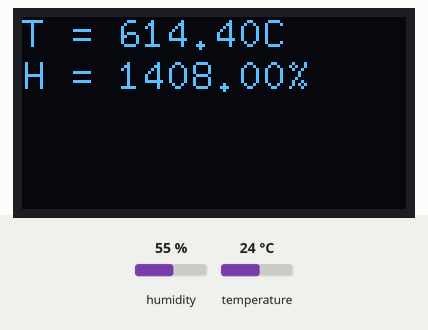
A sketch run on a simulated Arduino Uno, built with avr-gcc and run on an emulated ATmega328P. Parts: 128×64 one-colour display. Wiring (inferred from the names in the program): DHT11 sensor: data pin 2. The test bench sets the inputs (shaded band); at power-on: humidity 55 %, temperature 24 °C. What the sketch prints to the serial monitor is not drawn.

Above: at 4.7 s.
4.8 s: humidity set to 22 %
At 8.1 s:
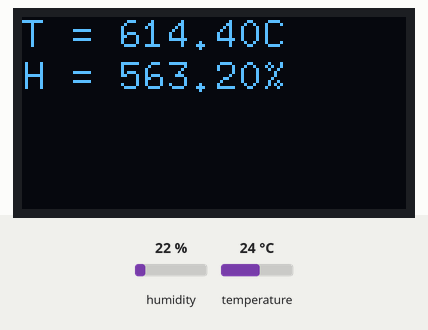
8.5 s: temperature set to 12 °C
At 9.7 s:
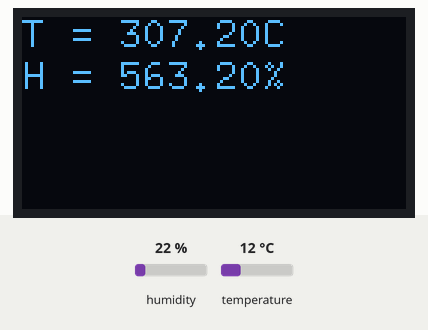
12.2 s: humidity set to 40 %
At 15.3 s:
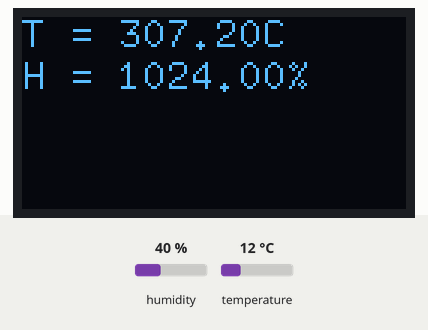
16.2 s: temperature set to 19 °C
At 17.8 s:
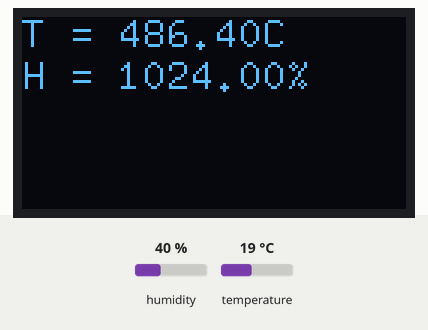
Timing chart, 0 to 19.3 s (numbered marks = the images above; inputs shaded):
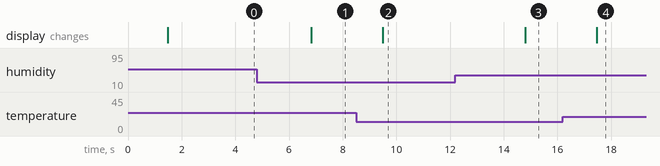

Measured:
- after the input at 4.8 s, the display: changes after 2.0 s (image 1)
- after the input at 8.5 s, the display: changes after 0.98 s (image 2)
- after the input at 12.2 s, the display: changes after 2.6 s (image 3)
- after the input at 16.2 s, the display: changes after 1.3 s (image 4)

The sketch:

DHT22.ino
```cpp
/*
 * DHT22 -> LCD1602
 * using afafriut lib
 */

#include <LiquidCrystal.h>
#include "U8glib.h"
#include "DHT.h"

#define DHTPIN 2
#define DHTTYPE DHT22   // DHT 22  (AM2302)

DHT dht(DHTPIN, DHTTYPE);
LiquidCrystal lcd(8, 7, 6, 5, 4, 3);
U8GLIB_SH1106_128X64 u8g(10, 9, 12, 11, 13);

String dispbuf;

void setup() {
  Serial.begin(38400);
  dht.begin();
  // set up the LCD's number of columns and rows:
  //lcd.begin(16, 2);
  u8g.setFont(u8g_font_8x13);
  u8g.setFontPosTop();
}

void loop() {
  // Wait a few seconds between measurements.
  delay(1000);

  // Reading temperature or humidity takes about 250 milliseconds!
  // Sensor readings may also be up to 2 seconds 'old' (its a very slow sensor)
  float h = dht.readHumidity();
  // Read temperature as Celsius
  float t = dht.readTemperature();

  // Check if any reads failed and exit early (to try again).
  if (isnan(h) || isnan(t)) {
    Serial.println("Failed to read from DHT sensor!");
    return;
  }

  Serial.print("DHT,");
  Serial.print(h);
  Serial.print(",");
  Serial.print(t);
  Serial.println();

  // set the cursor to column 0, line 0
  lcd.setCursor(0, 0);
  lcd.print("T = ");
  lcd.print(t);
  lcd.print("C");

  // set the cursor to column 0, line 1
  lcd.setCursor(0, 1);
  lcd.print("H = ");
  lcd.print(h);
  lcd.print("%");

  u8g.firstPage();
  do
  {
    dispbuf = "T = ";
    dispbuf.concat(t);
    dispbuf += "C";
    u8g.drawStr(0, 0, dispbuf.c_str());

    dispbuf = "H = ";
    dispbuf.concat(h);
    dispbuf += "%";
    u8g.drawStr(0, 14, dispbuf.c_str());
  } while(u8g.nextPage());
}
```

DHT.h
```cpp
// (licence header left out)
#ifndef DHT_H
#define DHT_H

#if ARDUINO >= 100
 #include "Arduino.h"
#else
 #include "WProgram.h"
#endif


// Uncomment to enable printing out nice debug messages.
//#define DHT_DEBUG

// Define where debug output will be printed.
#define DEBUG_PRINTER Serial

// Setup debug printing macros.
#ifdef DHT_DEBUG
  #define DEBUG_PRINT(...) { DEBUG_PRINTER.print(__VA_ARGS__); }
  #define DEBUG_PRINTLN(...) { DEBUG_PRINTER.println(__VA_ARGS__); }
#else
  #define DEBUG_PRINT(...) {}
  #define DEBUG_PRINTLN(...) {}
#endif

// Define types of sensors.
#define DHT11 11
#define DHT22 22
#define DHT21 21
#define AM2301 21


class DHT {
  public:
   DHT(uint8_t pin, uint8_t type, uint8_t count=6);
   void begin(void);
   float readTemperature(bool S=false, bool force=false);
   float convertCtoF(float);
   float convertFtoC(float);
   float computeHeatIndex(float temperature, float percentHumidity, bool isFahrenheit=true);
   float readHumidity(bool force=false);
   boolean read(bool force=false);

 private:
  uint8_t data[5];
  uint8_t _pin, _type;
  #ifdef __AVR
    // Use direct GPIO access on an 8-bit AVR so keep track of the port and bitmask
    // for the digital pin connected to the DHT.  Other platforms will use digitalRead.
    uint8_t _bit, _port;
  #endif
  uint32_t _lastreadtime, _maxcycles;
  bool _lastresult;

  uint32_t expectPulse(bool level);

};

class InterruptLock {
  public:
   InterruptLock() {
    noInterrupts();
   }
   ~InterruptLock() {
    interrupts();
   }

};

#endif
```
